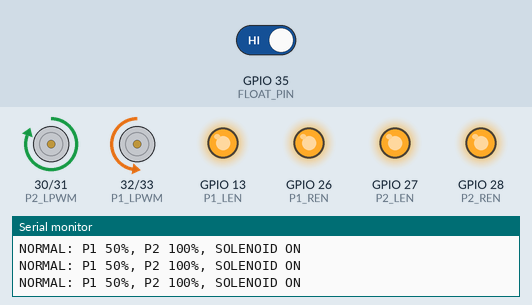
A sketch run on a simulated ESP32. Parts: motor-driver pin pairs drawn as motors (green arrow = first pin HIGH = forward, orange = second pin HIGH = backward, longer = more drive), output pins drawn as LEDs (lit = HIGH), the last lines printed to the serial monitor. The test bench sets the inputs (shaded band); at power-on: GPIO 35 (FLOAT_PIN) HIGH.

Above: at 1.7 s.
1.8 s: GPIO 35 (FLOAT_PIN) driven LOW
At 2.9 s:
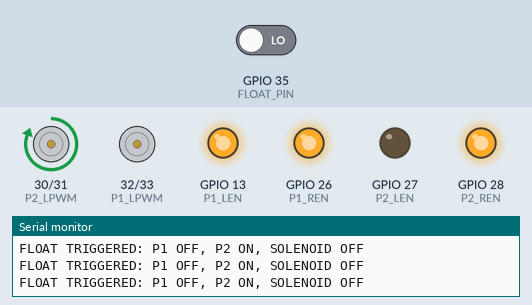
3.3 s: GPIO 35 (FLOAT_PIN) driven HIGH
At 4.2 s:
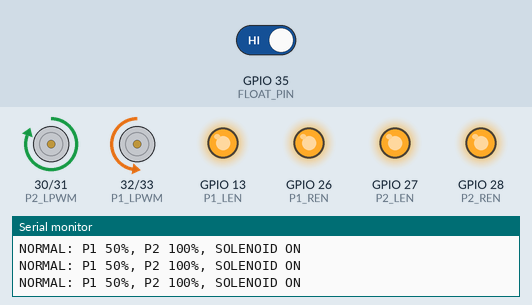
Timing chart, 0 to 6.3 s (numbered marks = the images above; inputs shaded):
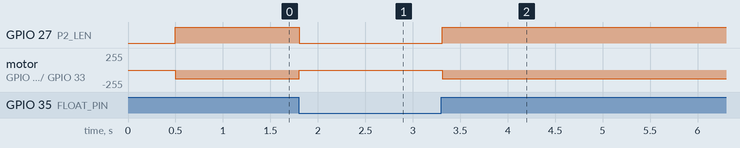

Measured:
- after the input at 1.8 s, GPIO 27 (P2_LEN): HIGH → LOW at once; motor on GPIO 32 (P1_LPWM) / GPIO 33 (P1_RPWM): backward 128/255 → stopped at once
- after the input at 3.3 s, GPIO 27 (P2_LEN): LOW → HIGH at once; motor on GPIO 32 (P1_LPWM) / GPIO 33 (P1_RPWM): stopped → backward 128/255 at once

The sketch:

qsn1_1.ino
```cpp
/*
  LAM - Case 1
  Pump 1: 50% duty cycle
  Pump 2: 100% duty cycle
  Float LOW: Pump 1 OFF, solenoid OFF
  Pump 2 remains ON
*/

// Replace these with the actual ESP32 GPIO numbers
const int P1_RPWM = 33/* GPIO for R_PWM1 */;
const int P1_LPWM = 32 /* GPIO for L_PWM1 */;
const int P1_REN  = 26/* GPIO for R_EN1  */;
const int P1_LEN  = 13/* GPIO for L_EN1  */;

const int P2_RPWM =  31/* GPIO for R_PWM2 */;
const int P2_LPWM =  30/* GPIO for L_PWM2 */;
const int P2_REN  =  28/* GPIO for R_EN2  */;
const int P2_LEN  =  27/* GPIO for L_EN2  */;

const int FLOAT_PIN = 35/* GPIO connected to FS */;
const int SOLENOID_PIN = 27/* GPIO connected to SV */;

// 8-bit PWM: 0 to 255
const int P1_DUTY = 128;  // approximately 50%
const int P2_DUTY = 255;  // 100%

void setup() {
  Serial.begin(115200);

  pinMode(P1_REN, OUTPUT);
  pinMode(P1_LEN, OUTPUT);
  pinMode(P2_REN, OUTPUT);
  pinMode(P2_LEN, OUTPUT);

  pinMode(P1_RPWM, OUTPUT);
  pinMode(P1_LPWM, OUTPUT);
  pinMode(P2_RPWM, OUTPUT);
  pinMode(P2_LPWM, OUTPUT);

  pinMode(FLOAT_PIN, INPUT_PULLUP);
  pinMode(SOLENOID_PIN, OUTPUT);

  // Start with motor drivers disabled
  digitalWrite(P1_REN, LOW);
  digitalWrite(P1_LEN, LOW);
  digitalWrite(P2_REN, LOW);
  digitalWrite(P2_LEN, LOW);

  analogWrite(P1_RPWM, 0);
  analogWrite(P1_LPWM, 0);
  analogWrite(P2_RPWM, 0);
  analogWrite(P2_LPWM, 0);

  // Assumption: LOW de-energizes the solenoid driver
  digitalWrite(SOLENOID_PIN, LOW);

  delay(500);

  // Enable motor drivers
  digitalWrite(P1_REN, HIGH);
  digitalWrite(P1_LEN, HIGH);
  digitalWrite(P2_REN, HIGH);
  digitalWrite(P2_LEN, HIGH);

  // Pump 2 runs continuously at 100%
  // Pump 2 runs continuously at 100% using L_PWM2
  analogWrite(P2_RPWM, 0);
  analogWrite(P2_LPWM, P2_DUTY);

  Serial.println("Case 1 controller started");
}

void loop() {
  int floatState = digitalRead(FLOAT_PIN);

  if (floatState == LOW) {
    // High sump level: stop incoming flow
    analogWrite(P1_RPWM, 0);
    analogWrite(P1_LPWM, 0);

    // Turn solenoid driver OFF
    digitalWrite(SOLENOID_PIN, LOW);

    Serial.println("FLOAT TRIGGERED: P1 OFF, P2 ON, SOLENOID OFF");
  }
  else {
    // Normal operation: Pump 1 at 50%
    analogWrite(P1_RPWM, P1_DUTY);
    analogWrite(P1_LPWM, 0);

    // Turn solenoid driver ON
    digitalWrite(SOLENOID_PIN, HIGH);

    Serial.println("NORMAL: P1 50%, P2 100%, SOLENOID ON");
  }

  delay(100);
}
```
